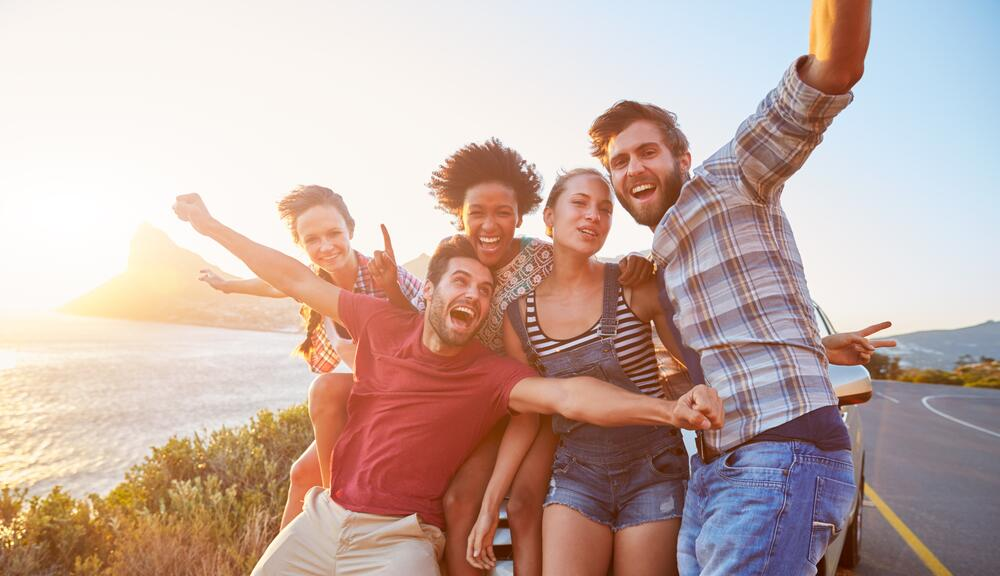
#> input picture sem11-15jul/opencv/amigos3.jpeg, 1000 x 576 px
$ python detector.py
#> lines starting #> are read from the running program, lines starting #| are printed output that depends on the picture; after the words box and inside, x2 and y2 are one past the last pixel; in counts of white or black regions, pixels touching at a corner belong together
##Detector de rostros en imágenes

import cv2
import numpy as np

faceClassif = cv2.CascadeClassifier('./haarcascade/haarcascade_frontalface_default.xml')

#image = cv2.imread('amigos.jpeg')
#image = cv2.imread('amigos2.jpeg')
image = cv2.imread('amigos3.jpeg')
#> image is the input picture: shape (576, 1000, 3); mean B, G, R 165.5, 173.5, 197.3

gray = cv2.cvtColor(image, cv2.COLOR_BGR2GRAY)
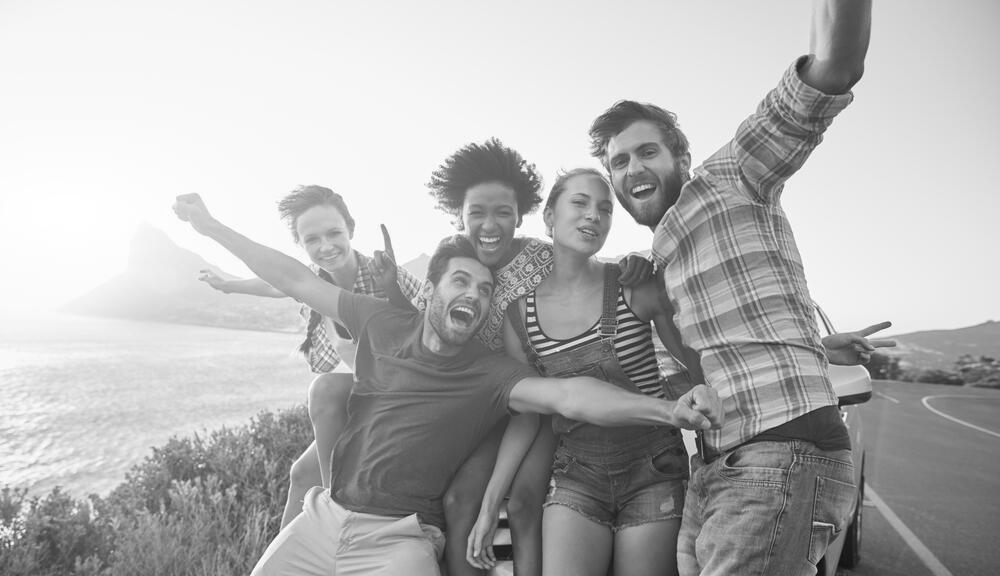
#> gray: shape (576, 1000); min 11, max 255, mean 179.7

faces = faceClassif.detectMultiScale(gray,
	scaleFactor=1.1,
	minNeighbors=5,
	minSize=(30,30),
	maxSize=(500,500))
#> faces = [[459, 189, 63, 63], [295, 214, 59, 59], [555, 180, 64, 64], [433, 255, 74, 74], [595, 124, 83, 83]]

for (x,y,w,h) in faces:
	cv2.rectangle(image, (x,y), (x+w,y+h), (0,255,0), 2)
#> this loop made 5 passes
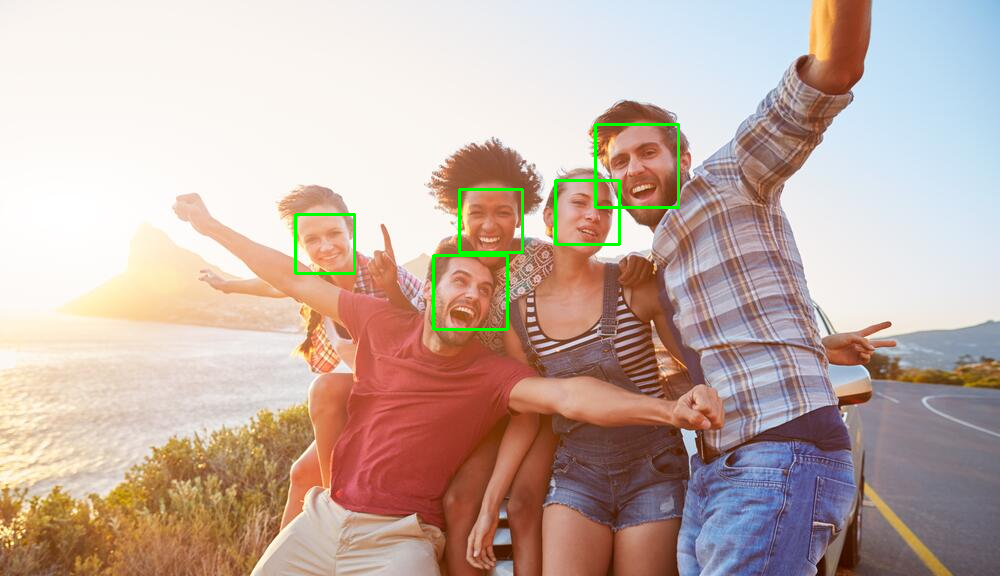
#> image: shape (576, 1000, 3); 0.71% of pixels changed, all inside (x1, y1, x2, y2) = (294, 123, 680, 331)

cv2.imshow('image',image)
cv2.waitKey(0)
cv2.destroyAllWindows()

$ run again, with sem11-15jul/opencv/amigos.jpeg copied over sem11-15jul/opencv/amigos3.jpeg
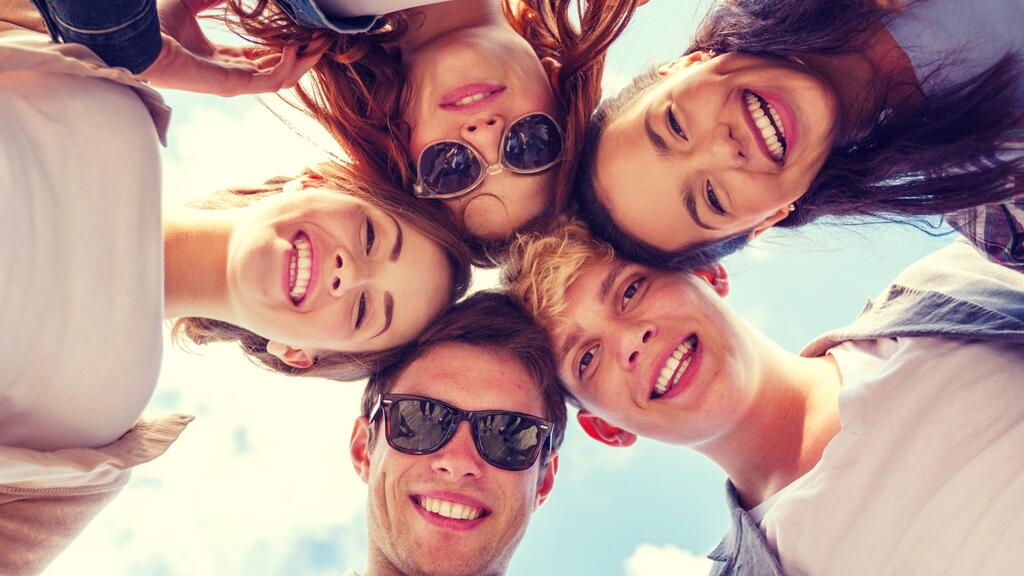
#> input picture sem11-15jul/opencv/amigos.jpeg, 1024 x 576 px
#> image is the input picture: shape (576, 1024, 3); mean B, G, R 143.6, 147, 180.9
#> `gray = cv2.cvtColor(image, cv2.COLOR_BGR2GRAY)`:
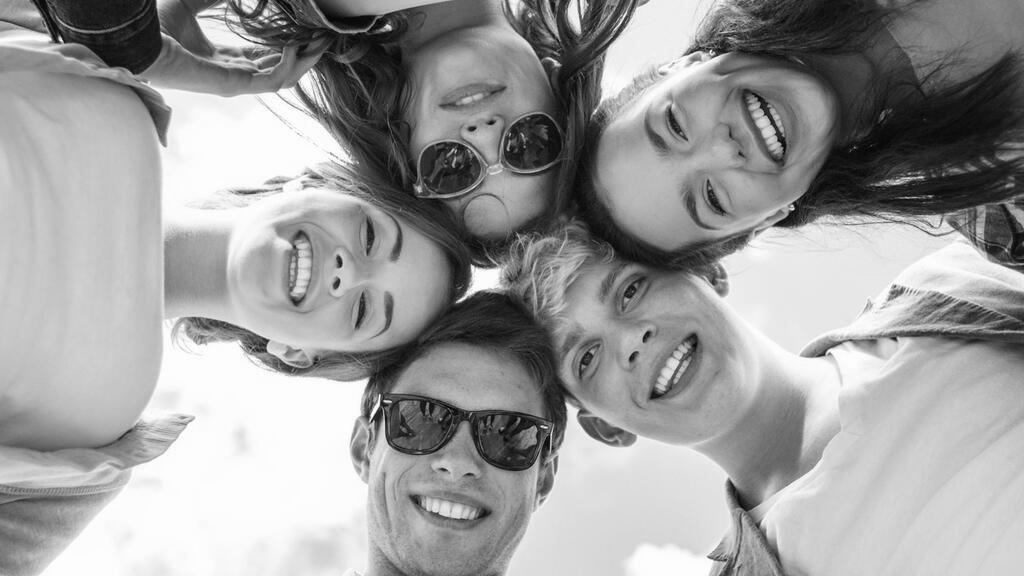
#> gray: shape (576, 1024); min 3, max 254, mean 156.8
#> faces = [[361, 354, 208, 208]]
#> the loop `for (x,y,w,h) in faces:` made 1 pass
#> after the loop `for (x,y,w,h) in faces:`:
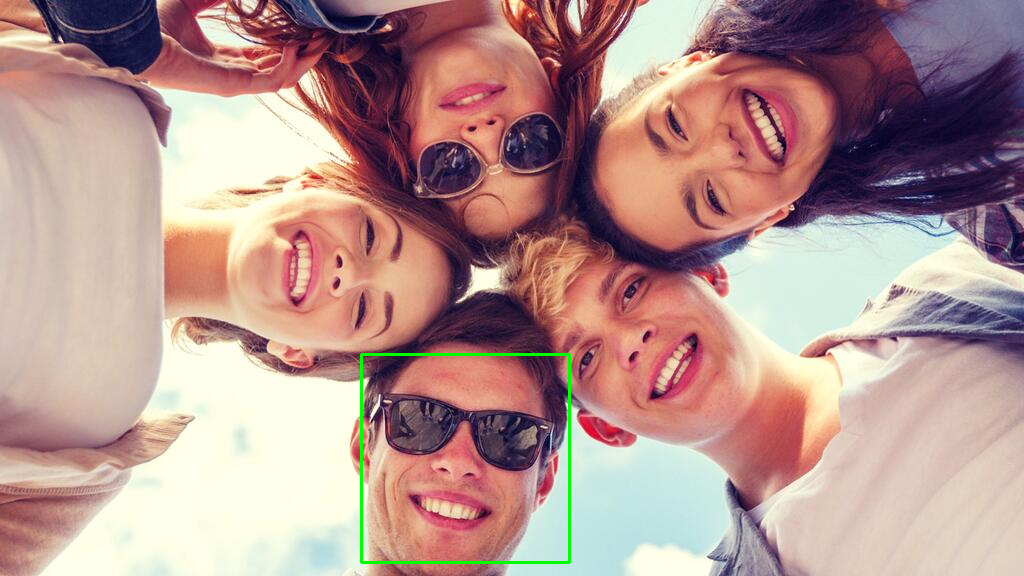
#> image: shape (576, 1024, 3); 0.42% of pixels changed, all inside (x1, y1, x2, y2) = (360, 353, 571, 564)

$ run again, with sem11-15jul/opencv/amigos2.jpeg copied over sem11-15jul/opencv/amigos3.jpeg
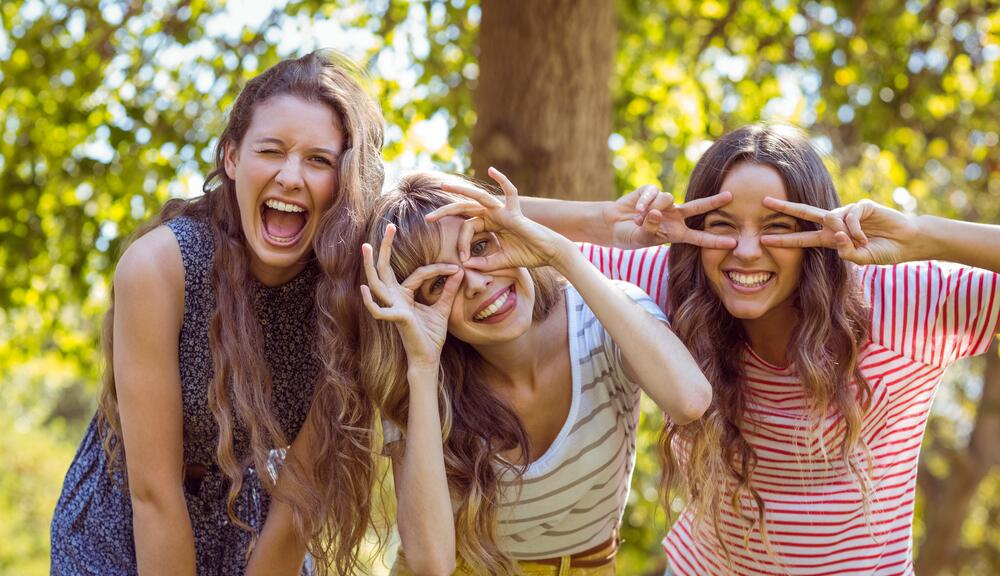
#> input picture sem11-15jul/opencv/amigos2.jpeg, 1000 x 576 px
#> image is the input picture: shape (576, 1000, 3); mean B, G, R 94.8, 129.8, 154.5
#> `gray = cv2.cvtColor(image, cv2.COLOR_BGR2GRAY)`:
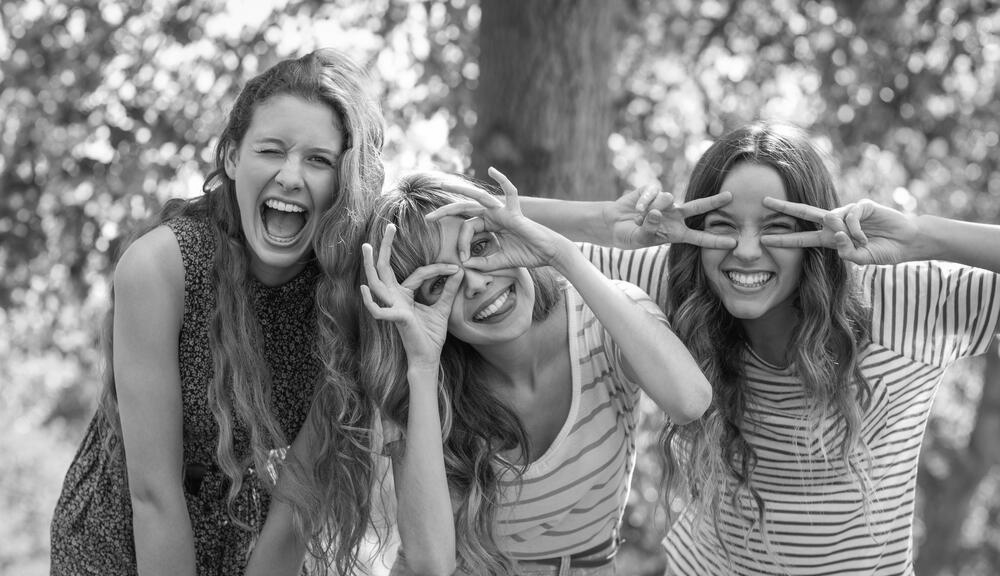
#> gray: shape (576, 1000); min 3, max 255, mean 133.2
#> faces = [[243, 187, 79, 79], [225, 102, 136, 136], [680, 168, 140, 140]]
#> the loop `for (x,y,w,h) in faces:` made 3 passes
#> after the loop `for (x,y,w,h) in faces:`:
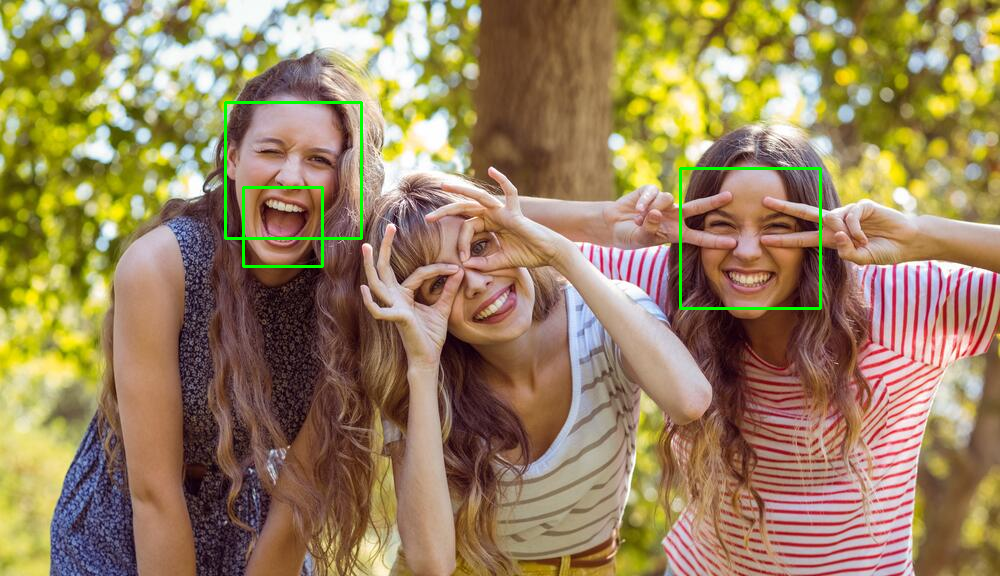
#> image: shape (576, 1000, 3); 0.73% of pixels changed, all inside (x1, y1, x2, y2) = (224, 101, 822, 310)
